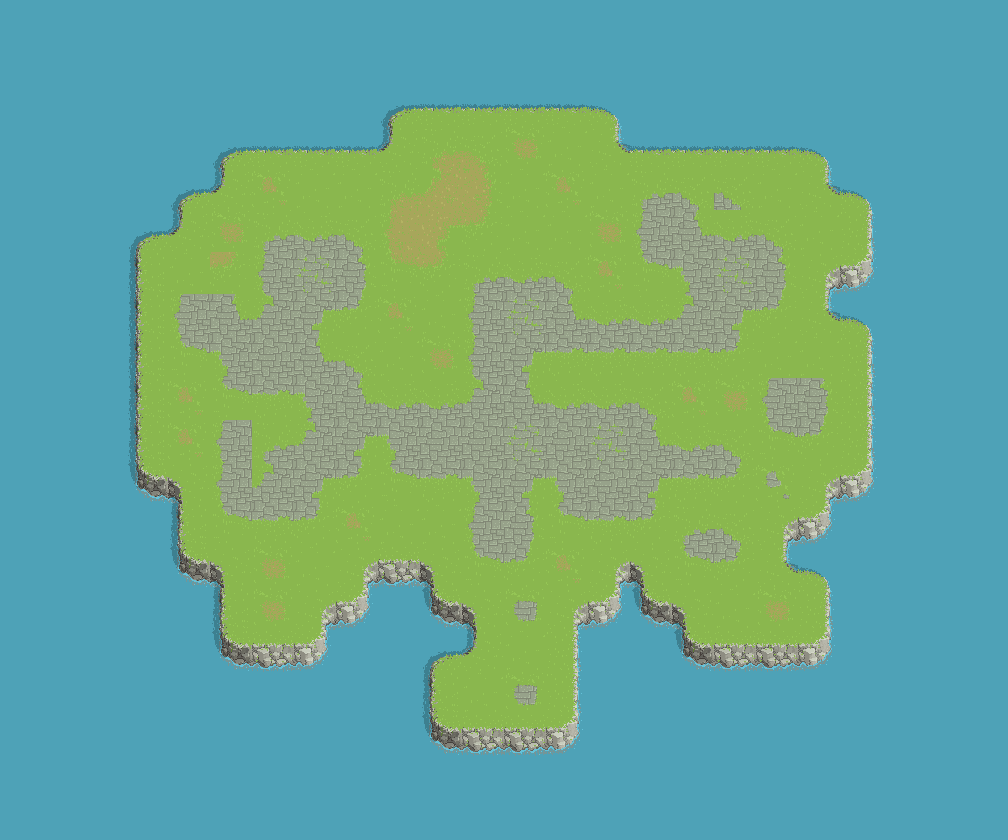

Tiled map render using the project's own tile images. Description and the map definition, with tile-layer contents summarised, below:
An orthogonal 24x20 tile map with 42x42 px tiles, 1 tile layer (teren), 1 hidden layer not drawn and 190 objects (6x woda, 6x Domek_graf_6, 6x Domek_graf_5, 6x Domek_graf_4, 6x Domek_graf_3, ...).

<map version="1.2" tiledversion="1.3.2" orientation="orthogonal" renderorder="left-up" compressionlevel="0" width="24" height="20" tilewidth="42" tileheight="42" infinite="0" nextlayerid="20" nextobjectid="328">
 <editorsettings>
  <export target="." />
 </editorsettings>
 <tileset firstgid="1" name="tile_vikings1" tilewidth="42" tileheight="42" tilecount="312" columns="12">
  <image source="Viking3.png" width="504" height="1092" />
  <terraintypes>
   <terrain name="woda" tile="69" />
   <terrain name="bruk" tile="72" />
   <terrain name="ziemia" tile="200" />
  </terraintypes>
  <tile id="61" terrain="1,1,1," />
  <tile id="62" terrain="1,1,,1" />
  <tile id="69" terrain="0,0,0,0">
   <objectgroup draworder="index">
    <object id="1" type="woda" x="0" y="0">
     <polygon points="0,0 42,0 42,42 0,42" />
    </object>
   </objectgroup>
  </tile>
  <tile id="70" terrain=",,,0">
   <objectgroup draworder="index">
    <object id="1" x="21" y="42">
     <polygon points="6,0 7,-16 21,-27 21,0" />
    </object>
   </objectgroup>
  </tile>
  <tile id="71" terrain=",,0,">
   <objectgroup draworder="index">
    <object id="1" x="21" y="42">
     <polygon points="-6,0 -8,-16 -21,-27 -21,0" />
    </object>
   </objectgroup>
  </tile>
  <tile id="73" terrain="1,,1,1" />
  <tile id="74" terrain=",1,1,1" />
  <tile id="81" terrain="0,0,0,0">
   <objectgroup draworder="index">
    <object id="1" type="woda" x="0" y="0">
     <polygon points="0,0 42,0 42,42 0,42" />
    </object>
   </objectgroup>
  </tile>
  <tile id="82" terrain=",0,,">
   <objectgroup draworder="index">
    <object id="1" x="21" y="0">
     <polygon points="6,0 7,16 21,29 21,0" />
    </object>
   </objectgroup>
  </tile>
  <tile id="83" terrain="0,,,">
   <objectgroup draworder="index">
    <object id="2" x="0" y="32">
     <polygon points="0,-3 13,-14.5 15,-32 0,-32" />
    </object>
   </objectgroup>
  </tile>
  <tile id="84" terrain=",,,1" />
  <tile id="85" terrain=",,1,1" />
  <tile id="86" terrain=",,1," />
  <tile id="93" terrain="0,0,0,">
   <objectgroup draworder="index">
    <object id="1" x="0" y="0">
     <polygon points="0,0 21,0 42,0 42,29 15,42 0,42 0,0" />
    </object>
   </objectgroup>
  </tile>
  <tile id="94" terrain="0,0,,">
   <objectgroup draworder="index">
    <object id="1" x="42" y="0">
     <polygon points="0,0 0,29 -42,29 -42,0" />
    </object>
   </objectgroup>
  </tile>
  <tile id="95" terrain="0,0,,0">
   <objectgroup draworder="index">
    <object id="5" x="0" y="0">
     <polygon points="0,0 0,29 27,42 42,42 42,0" />
    </object>
   </objectgroup>
  </tile>
  <tile id="96" terrain=",1,,1" />
  <tile id="97" terrain="1,1,1,1" />
  <tile id="98" terrain="1,,1," />
  <tile id="99">
   <objectgroup draworder="index" />
  </tile>
  <tile id="100">
   <objectgroup draworder="index">
    <object id="1" name="Stone1_collider" x="8" y="5" width="29" height="29">
     <ellipse />
    </object>
   </objectgroup>
  </tile>
  <tile id="105" terrain="0,,0,">
   <objectgroup draworder="index">
    <object id="2" type="woda" x="0" y="0">
     <polygon points="0,0 15,0 15,42 0,42" />
    </object>
   </objectgroup>
  </tile>
  <tile id="107" terrain=",0,,0">
   <objectgroup draworder="index">
    <object id="2" type="woda" x="0" y="0">
     <polygon points="27,0 42,0 42,42 27,42" />
    </object>
   </objectgroup>
  </tile>
  <tile id="108" terrain=",1,," />
  <tile id="109" terrain="1,1,," />
  <tile id="110" terrain="1,,," />
  <tile id="117" terrain="0,,0,0">
   <objectgroup draworder="index">
    <object id="2" type="woda" x="0" y="0">
     <polygon points="15,0 42,15 42,42 0,42 0,0" />
    </object>
   </objectgroup>
  </tile>
  <tile id="118" terrain=",,0,0">
   <objectgroup draworder="index">
    <object id="2" x="0" y="42">
     <polygon points="0,0 0,-27 42,-27 42,0" />
    </object>
   </objectgroup>
  </tile>
  <tile id="119" terrain=",0,0,0">
   <objectgroup draworder="index">
    <!-- 1 objects omitted --></objectgroup>
  </tile>
  <tile id="120" terrain="1,1,1,1" />
  <tile id="121" terrain="1,1,1,1" />
  <tile id="122" terrain="1,1,1,1" />
  <tile id="124">
   <objectgroup draworder="index">
    <!-- 1 objects omitted --></objectgroup>
  </tile>
  <tile id="129" terrain="0,0,0,0">
   <objectgroup draworder="index">
    <!-- 1 objects omitted --></objectgroup>
  </tile>
  <tile id="130" terrain="0,0,0,0">
   <objectgroup draworder="index">
    <!-- 1 objects omitted --></objectgroup>
  </tile>
  <tile id="131" terrain="0,0,0,0">
   <objectgroup draworder="index">
    <!-- 1 objects omitted --></objectgroup>
  </tile>
  <tile id="151">
   <animation>
    <frame tileid="152" duration="100" />
    <frame tileid="151" duration="200" />
    <frame tileid="152" duration="200" />
    <frame tileid="151" duration="100" />
    <frame tileid="152" duration="100" />
    <frame tileid="153" duration="100" />
   </animation>
  </tile>
  <tile id="154">
   <objectgroup draworder="index" />
  </tile>
  <tile id="155">
   <objectgroup draworder="index" />
  </tile>
  <tile id="164" terrain="2,2,2," />
  <tile id="165" terrain="2,2,,2" />
  <tile id="176" terrain="2,,2,2" />
  <tile id="177" terrain=",2,2,2" />
  <tile id="187" terrain=",,,2" />
  <tile id="188" terrain=",,2,2" />
  <tile id="189" terrain=",,2," />
  <tile id="199" terrain=",2,,2" />
  <tile id="200" terrain="2,2,2,2" />
  <tile id="201" terrain="2,,2," />
  <tile id="211" terrain=",2,," />
  <tile id="212" terrain="2,2,," />
  <tile id="213" terrain="2,,," />
  <tile id="216">
   <animation>
    <frame tileid="216" duration="100" />
    <frame tileid="219" duration="100" />
   </animation>
  </tile>
  <tile id="217">
   <animation>
    <frame tileid="217" duration="100" />
    <frame tileid="220" duration="100" />
   </animation>
  </tile>
  <tile id="221">
   <animation>
    <frame tileid="218" duration="100" />
    <frame tileid="221" duration="100" />
   </animation>
  </tile>
  <tile id="228">
   <animation>
    <frame tileid="228" duration="100" />
    <frame tileid="231" duration="100" />
   </animation>
  </tile>
  <tile id="233">
   <animation>
    <frame tileid="230" duration="100" />
    <frame tileid="233" duration="100" />
   </animation>
  </tile>
 </tileset>
 <layer id="1" name="teren" width="24" height="20">
  <data>[480 cells, 480 non-empty, 40 distinct tile ids]</data>
 </layer>
 <layer id="2" name="obiekty" width="24" height="20" visible="0">
  <data>[480 cells, 7 non-empty, 1 distinct tile ids]</data>
 </layer>
 <objectgroup id="3" name="Domek1">
  <!-- 7 objects omitted --></objectgroup>
 <objectgroup id="4" name="Domek2">
  <!-- 7 objects omitted --></objectgroup>
 <objectgroup id="5" name="Domek3">
  <!-- 7 objects omitted --></objectgroup>
 <objectgroup id="6" name="Domek4">
  <!-- 7 objects omitted --></objectgroup>
 <objectgroup id="7" name="Domek5">
  <!-- 7 objects omitted --></objectgroup>
 <objectgroup id="8" name="Domek6">
  <!-- 7 objects omitted --></objectgroup>
 <objectgroup id="9" name="krzesla">
  <!-- 6 objects omitted --></objectgroup>
 <objectgroup id="10" name="Scena">
  <!-- 5 objects omitted --></objectgroup>
 <objectgroup id="11" name="Lawki">
  <!-- 6 objects omitted --></objectgroup>
 <objectgroup id="12" name="Kamienie">
  <!-- 6 objects omitted --></objectgroup>
 <objectgroup id="13" name="beczki">
  <!-- 17 objects omitted --></objectgroup>
 <objectgroup id="14" name="krzaki">
  <!-- 69 objects omitted --></objectgroup>
 <objectgroup id="15" name="ThorPU">
  <!-- 4 objects omitted --></objectgroup>
 <objectgroup id="16" name="MeatPU">
  <!-- 4 objects omitted --></objectgroup>
 <objectgroup id="17" name="BeesPU">
  <!-- 3 objects omitted --></objectgroup>
 <objectgroup id="18" name="Spawny">
  <!-- 6 objects omitted --></objectgroup>
 <objectgroup id="19" name="Baby">
  <!-- 3 objects omitted --></objectgroup>
</map>
<!-- 176 of 190 objects omitted -->
